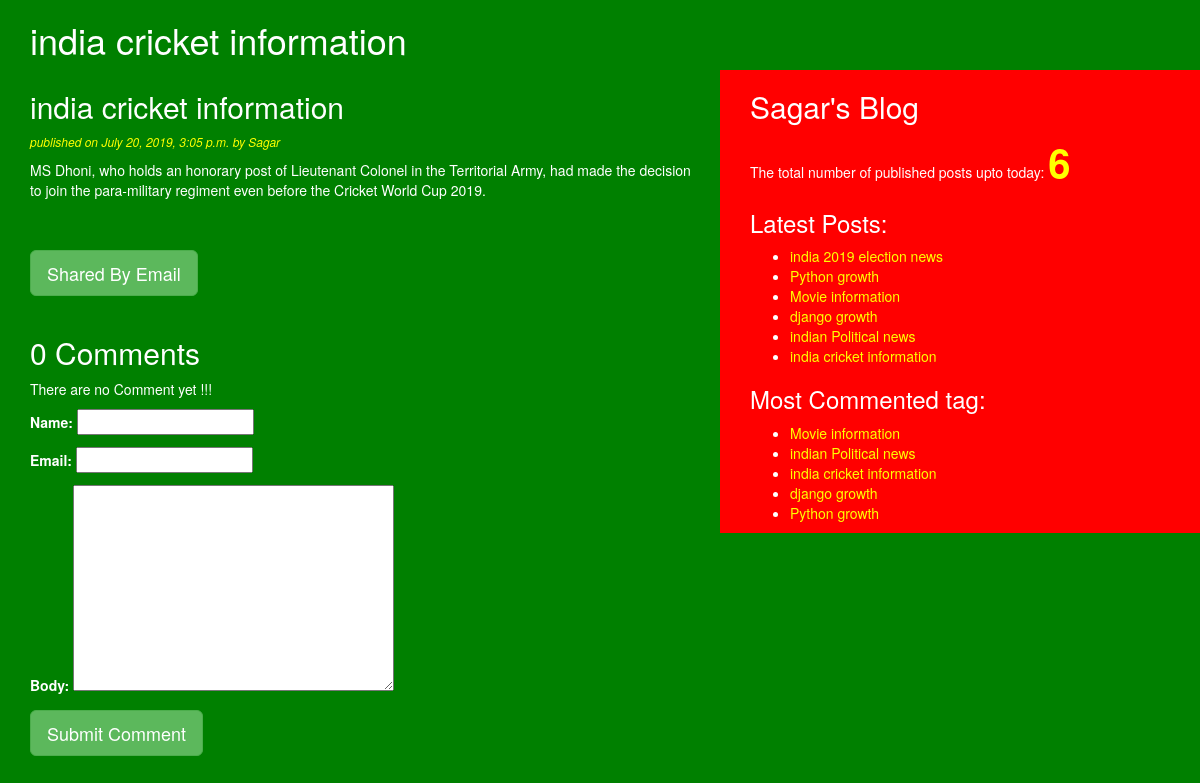
Screenshot of /2019/07/20/india-cricket-information with the database file from the repository.
### blog/models.py (models this page shows, shortened)
class Post(models.Model):
    STATUS_CHOICES=(('draft',"Draft"),("published","Published"))
    title=models.CharField(max_length=256)
    slug=models.SlugField(max_length=264,unique_for_date="publish")
    author=models.ForeignKey(User,related_name="blog_posts",on_delete=models.CASCADE)
    body=models.TextField()
    publish=models.DateTimeField(default=timezone.now)
    created=models.DateTimeField(auto_now_add=True)
    updated=models.DateTimeField(auto_now=True)
    status=models.CharField(max_length=10,choices=STATUS_CHOICES,default="draft")
    objects=CustomManager()
    tags=TaggableManager()
    class Meta:
        ordering=("-publish",)
    def get_absolute_url(self):
        return reverse("post_detail",args=[self.publish.year,self.publish.strftime('%m'),self.publish.strftime('%d'),self.slug])

### blog/views.py (the view)
# urls.py: path('<int:year>/<str:month>/<int:day>/<str:post>', views.post_detail_view,name="post_detail"),
def post_detail_view(request,year,month,day,post):
    post= get_object_or_404(Post,slug=post,status="published",publish__year=year,publish__month=month,publish__day=day)
    comments=post.comments.filter(active=True)
    csubmit=False
    if request.method=="POST":
        form=CommentForm(request.POST)
        new_comment=form.save(commit=False)
        new_comment.post=post
        new_comment.save()
        csubmit=True
    else:
        form=CommentForm()
    return render(request,"blog/post_detail.html",{"post":post,'form':form,'csubmit':csubmit,'comments':comments})

### blog/forms.py
class CommentForm(forms.ModelForm):
    class Meta:
        model=Comment
        fields=('name','email','body')

### blog/models.py (called while the page is built)
    def get_queryset(self):
        return super().get_queryset().filter(status="published")

### blog/templatetags/blog_tags.py (called while the page is built)
@register.simple_tag(name="my_tag")
def total_posts():
    return Post.objects.count()

@register.inclusion_tag('blog/latest_post.html')
def show_latest_post(count=3):
    latest_post=Post.objects.order_by('-publish')[:count]
    return {'latest_post':latest_post}

@register.simple_tag
def get_most_commented_tag(count=5):
    return Post.objects.annotate(total_comment=Count('comments')).order_by('-total_comment')[:count]

### templates/blog/post_detail.html (shortened to what this page needs)
{%extends "blog/base.html" %}
  {%block title_block%}{{post.title}}{%endblock%}
      {%block content_body%}
        <h2>{{post.title}}</h2>
        <p id="date">published on {{post.publish}} by {{post.author|title}}</p>
        {{post.body|linebreaks}}
        <br><br>
        <a href="/share/{{post.id}}/" class="btn btn-lg btn-success">Shared By Email</a><br><br>
        {%with comments.count as comments_count%}
        <h2>{{comments_count}} Comment{{comments_count|pluralize}}</h2>
        {%endwith%}
        {%if comments%}
            {%for comment in comments %}
            <p id="ch">Comment {{forloop.counter}} by {{comment.name}} on {{comment.created}}</p>
            <div class="cb">
              {{comment.body|linebreaks}}
            </div>
            {%endfor%}
        {%else%}
          <p>There are no Comment yet !!!</p>
        {%endif%}
        {%if csubmit%}
            <h2>Your Comment added Successfully</h2>
        {%else%}
            <form  method="post">
              {{form.as_p}}
              <input type="submit" class="btn btn-lg btn-success" value="Submit Comment">
            </form>
          {%endif%}
      {%endblock%}

### templates/blog/base.html (shortened to what this page needs)
<!DOCTYPE html>
{%load blog_tags%}
{%load staticfiles%}
<html lang="en" dir="ltr">
  <head>
    <link rel="stylesheet" href="https://stackpath.bootstrapcdn.com/bootstrap/3.4.1/css/bootstrap.min.css"
>
    <link rel="stylesheet" href="{%static "css/blog.css" %}">
  </head>
  <body>
    <h1>{%block title_block%} {%endblock%}</h1>
    <div class="container">
      {%block content_body%}
      {%endblock%}
    </div>
    <div class="sidebar">
      <h2>Sagar's Blog</h2>
      <p >The total  number of published posts upto today: <span id="pcount">{%my_tag%}</span></p>
      <h3>Latest Posts:</h3>{%show_latest_post 100%}
      <h3>Most Commented tag:</h3>
      {%get_most_commented_tag as most_commented%}
      <ul>
        {%for post in most_commented %}
        <li><a href="{{post.get_absolute_url}}">{{post.title}}</a></li>
        {%endfor%}
      </ul>
    </div>
  </body>
</html>

### templates/blog/latest_post.html
<ul>
  {%for post in latest_post%}
  <li><a href="{{post.get_absolute_url}}">{{post.title}}</a></li>
  {%endfor%}
</ul>

### static/css/blog.css (style rules this page uses)
.container { width: 60%; height: 100%; float: left; padding-left: 30px; background-color: green; color: white; }
.sidebar { width: 40%; height: 100%; float: right; margin-top: 0px; background-color: red; color: white; padding-left: 30px; }
h1 { width: 60%; float: left; padding-left: 30px; background-color: green; color: white; }
body { background-color: green; }
#date { color: yellow; font-size: 12px; font-style: italic; }
a { color: yellow; }
input { color: black; }
textarea { color: black; }
#pcount { font-size: 40px; color: yellow; font-weight: bold;; }

### rows the page displays
Post: title "india cricket information", publish "July 20, 2019, 3:05 p.m.", author "Sagar", body "MS Dhoni, who holds an honorary post of Lieutenant Colonel in the Territorial Army, had made the decision to join the para-military regiment even before the Cricket World Cup 2019."
Post: title "india 2019 election news"
Post: title "Python growth"
Post: title "Movie information"
Post: title "django growth"
Post: title "indian Political news"

### other values shown
{{ comments_count }} "0"
